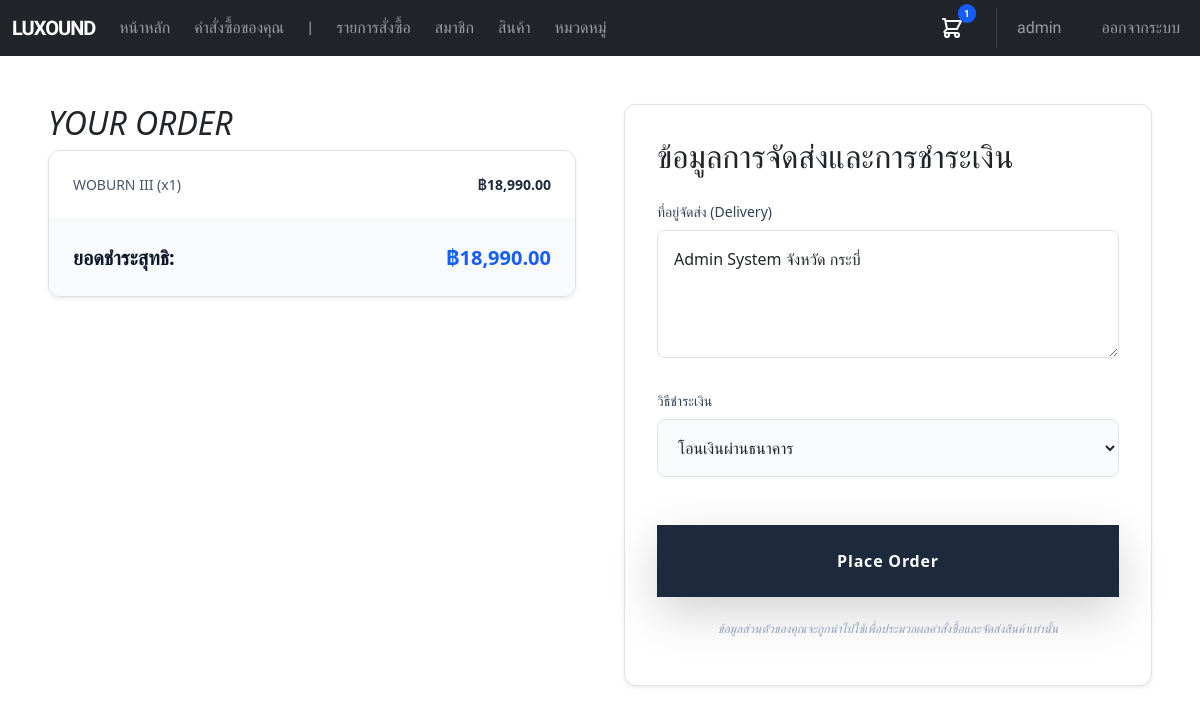
The page /checkout.php (signed in) on the database its author committed.
### tables this page shows
CREATE TABLE `users` (
  `id` int(11) NOT NULL,
  `username` varchar(255) NOT NULL,
  `password` varchar(255) NOT NULL,
  `first_name` varchar(100) DEFAULT NULL,
  `last_name` varchar(100) DEFAULT NULL,
  `gender` varchar(20) DEFAULT NULL,
  `age` int(11) DEFAULT NULL,
  `province` varchar(100) DEFAULT NULL,
  `email` varchar(255) DEFAULT NULL,
  `role` varchar(50) DEFAULT NULL
);

CREATE TABLE `cart` (
  `user_id` int(11) NOT NULL,
  `product_id` int(11) NOT NULL,
  `quantity` int(11) NOT NULL DEFAULT 1
);

CREATE TABLE `products` (
  `id` int(11) NOT NULL,
  `name` varchar(255) NOT NULL,
  `detail` text DEFAULT NULL,
  `price` decimal(10,2) NOT NULL,
  `remain` int(11) DEFAULT 0,
  `img_files` varchar(255) DEFAULT NULL,
  `category_id` int(11) DEFAULT NULL
);

### checkout.php (the view, shortened to what this page needs)
<?php
include './db.php';
$user_id = $_SESSION['user_id'] ?? null;
$sql = "SELECT c.quantity, p.name, p.price, u.first_name, u.last_name, u.province
        FROM cart c
        JOIN products p ON c.product_id = p.id
        JOIN users u ON c.user_id = u.id
        WHERE c.user_id = ?";
$stmt = $conn->prepare($sql);
$stmt->bind_param("i", $user_id);
$stmt->execute();
$result = $stmt->get_result();
$items = [];
$user_info = null;
while ($row = $result->fetch_assoc()) {
    $items[] = $row;
    if (!$user_info) $user_info = $row;
}
$grand_total = 0;
$default_address = $user_info['first_name'] . " " . $user_info['last_name'] . " จังหวัด " . $user_info['province'];
?>
<!DOCTYPE html>
<html lang="th">
<head>
    <script src="https://cdn.jsdelivr.net/npm/@tailwindcss/browser@4"></script>
</head>
<?php include "./components/navbar.php" ?>
<body class="bg-slate-50 font-['Prompt']">
    <div class="max-w-6xl mx-auto my-12 px-4 grid grid-cols-1 lg:grid-cols-2 gap-12">
        <div class="space-y-6">
            <h2 class="text-2xl font-bold text-slate-800 uppercase italic">Your Order</h2>
            <div class="bg-white rounded-xl shadow-sm border border-slate-100 overflow-hidden">
                <div class="p-6 space-y-4">
                    <?php foreach ($items as $item):
                        $subtotal = $item['price'] * $item['quantity'];
                        $grand_total += $subtotal;
                    ?>
                        <div class="flex justify-between items-center text-sm">
                            <span class="text-slate-600"><?php echo $item['name']; ?> (x<?php echo $item['quantity']; ?>)</span>
                            <span class="font-semibold text-slate-800">฿<?php echo number_format($subtotal, 2); ?></span>
                        </div>
                    <?php endforeach; ?>
                </div>
                <div class="bg-slate-50 p-6 border-t border-slate-100">
                    <div class="flex justify-between text-xl font-bold text-slate-900">
                        <span>ยอดชำระสุทธิ:</span>
                        <span class="text-blue-600">฿<?php echo number_format($grand_total, 2); ?></span>
                    </div>
                </div>
            </div>
        </div>
        <form action="place_order.php" method="POST" class="bg-white p-8 rounded-xl shadow-sm border border-slate-100 space-y-6">
            <h2 class="text-2xl font-bold text-slate-800 mb-4">ข้อมูลการจัดส่งและการชำระเงิน</h2>
            <div>
                <label class="block text-sm font-medium text-slate-700 mb-2">ที่อยู่จัดส่ง (Delivery)</label>
                <textarea name="delivery" required class="w-full p-3 border border-slate-200 rounded-lg focus:ring-2 focus:ring-blue-500 outline-none h-32"><?php echo htmlspecialchars($default_address); ?></textarea>
            </div>
            <div>
                <label class="block text-sm font-medium text-slate-700 mb-2">วิธีชำระเงิน</label>
                <select name="payment" class="w-full p-3 border border-slate-200 rounded-lg outline-none bg-slate-50">
                    <option value="Bank Transfer">โอนเงินผ่านธนาคาร</option>
                </select>
            </div>
            <div class="pt-6">
                <button type="submit" class="w-full bg-slate-800 text-white py-4 rounded-xl font-bold text-lg hover:bg-slate-900 transition-all shadow-lg shadow-slate-200 uppercase tracking-wider">
                    Place Order
                </button>
                <p class="text-center text-slate-400 text-xs mt-4 italic">
                    ข้อมูลส่วนตัวของคุณจะถูกนำไปใช้เพื่อประมวลผลคำสั่งซื้อและจัดส่งสินค้าเท่านั้น
                </p>
            </div>
        </form>
    </div>
</body>
</html>

### components/navbar.php (shortened to what this page needs)
<?php
require_once 'db.php';
$user_id = $_SESSION['user_id'] ?? null;
$role = $_SESSION['role'] ?? null;
$initial_cart_count = 0;
if ($user_id) {
    $result = $conn->query("SELECT * FROM users WHERE id = $user_id");
    $row_user = $result->fetch_assoc();
    $cart_res = $conn->query("SELECT SUM(quantity) as total FROM cart WHERE user_id = $user_id");
    $cart_row = $cart_res->fetch_assoc();
    $initial_cart_count = $cart_row['total'] ?? 0;
}
?>
<link href="https://cdn.jsdelivr.net/npm/bootstrap@5.3.0/dist/css/bootstrap.min.css" rel="stylesheet">
<nav class="navbar navbar-expand-lg navbar-dark bg-dark font-['Prompt',_sans-serif] w-full">
    <div class="container-fluid">
        <a class="navbar-brand font-bold tracking-tighter" href="index.php">LUXOUND</a>
        <div id="navbarNav" class="flex justify-between w-full">
            <ul class="navbar-nav flex flex-row items-center gap-2">
                <li class="nav-item"><a class="nav-link" href="index.php">หน้าหลัก</a></li>
                <li class="nav-item"><a class="nav-link" href="order_detail.php">คำสั่งซื้อของคุณ</a></li>
                <?php if ($role == 'admin' || $role == 'manager') { ?>
                    <li class="nav-item"><span class="nav-link">|</span></li>
                    <li class="nav-item"><a class="nav-link" href="admin_order_list.php">รายการสั่งซื้อ</a></li>
                    <li class="nav-item"><a class="nav-link" href="admin_show_users.php">สมาชิก</a></li>
                    <li class="nav-item"><a class="nav-link" href="admin_show_products.php">สินค้า</a></li>
                    <li class="nav-item"><a class="nav-link" href="admin_show_categories.php">หมวดหมู่</a></li>
                <?php } ?>
            </ul>
            <ul class="navbar-nav flex flex-row items-center gap-4">
                <li class="nav-item relative">
                    <a class="nav-link flex items-center p-2" href="cart.php">
                        <span id="cart-badge"
                            class="absolute -top-1 -right-1 bg-blue-600 text-white text-[10px] font-bold px-1.5 py-0.5 rounded-full min-w-[18px] text-center <?php echo $initial_cart_count > 0 ? '' : 'hidden'; ?>">
                            <?php echo $initial_cart_count; ?>
                        </span>
                    </a>
                </li>
                <?php if ($user_id) { ?>
                    <li class="nav-item border-l border-slate-700 pl-3">
                        <span class="nav-link text-blue-400 font-medium"><?php echo htmlspecialchars($row_user['username']); ?></span>
                    </li>
                    <li class="nav-item">
                        <a class="nav-link text-slate-400 hover:text-white" href="logout.php">ออกจากระบบ</a>
                    </li>
                <?php } else { ?>
                    <li class="nav-item">
                        <a class="nav-link" href="login.php">เข้าสู่ระบบ</a>
                    </li>
                <?php } ?>
            </ul>
        </div>
    </div>
</nav>

### rows shown on the page
users: username "admin"
cart: product.name "WOBURN III", quantity "1", subtotal "18,990.00", delivery "Admin System จังหวัด กระบี่"

### other values the page prints
$initial_cart_count "1"
$grand_total "18,990.00"
